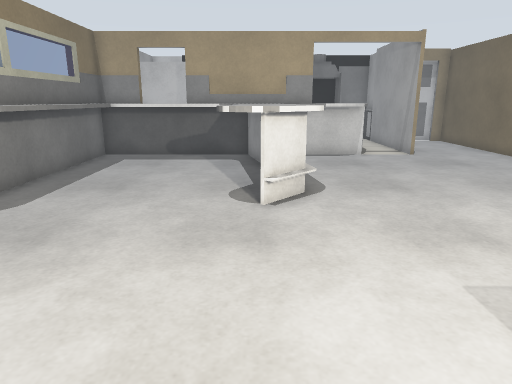
View 1 (above)

16 first-person views from a walk through a robot-simulator world made for Gazebo. The camera is 1.2 m above the floor, tilts 14° down and sees 70° across. The floor is counted in squares, 0.5 m on a side. Each view is taken from the middle of a square. On the plan, view 1 faces up. The plan holds only what a view shows up to about 20 squares ahead; the rest is blank. The place goes on beyond the plan. Some surface patterns are stand-ins.

View 2
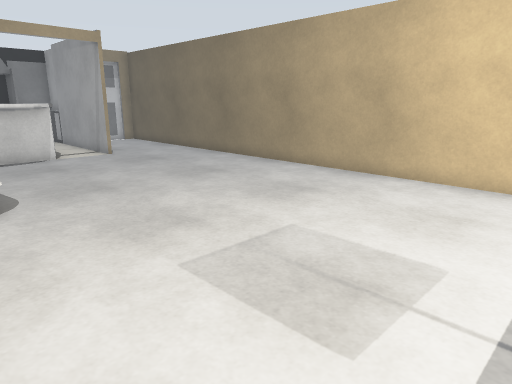

View 3
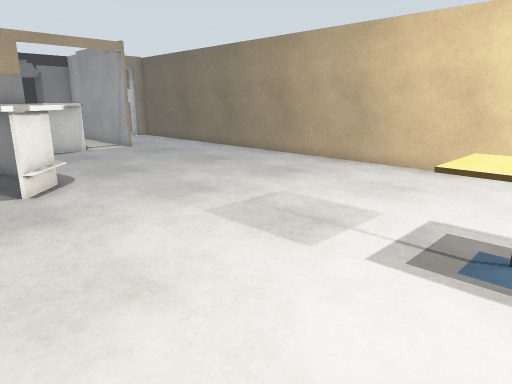

View 4
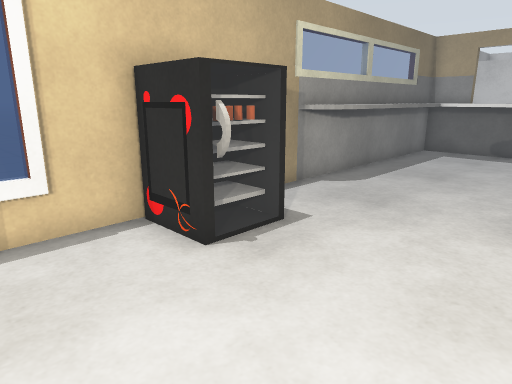

View 5
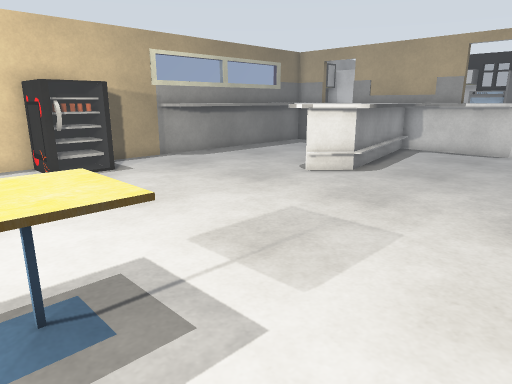

View 6
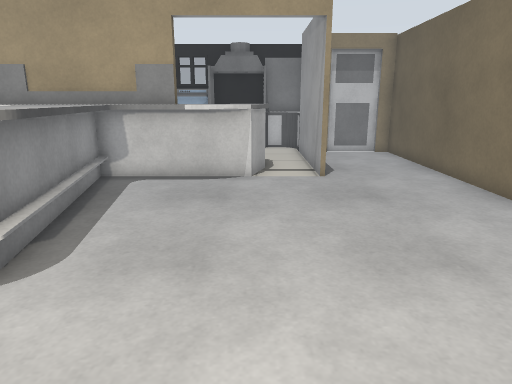

View 7
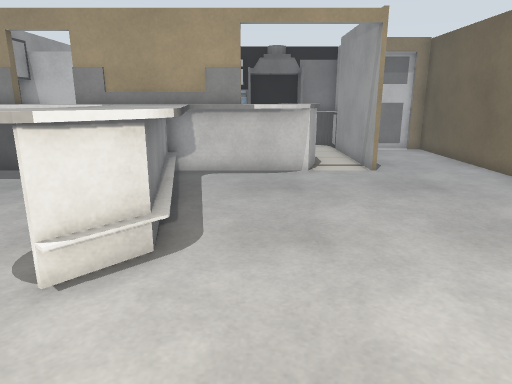

View 8
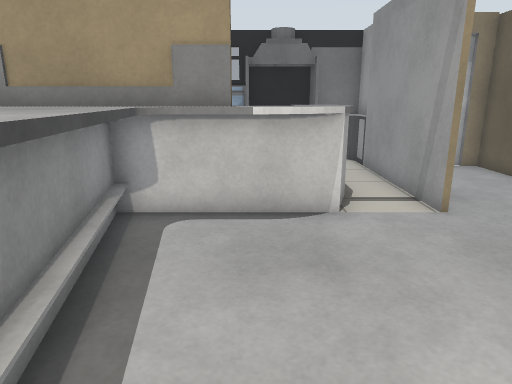

View 9
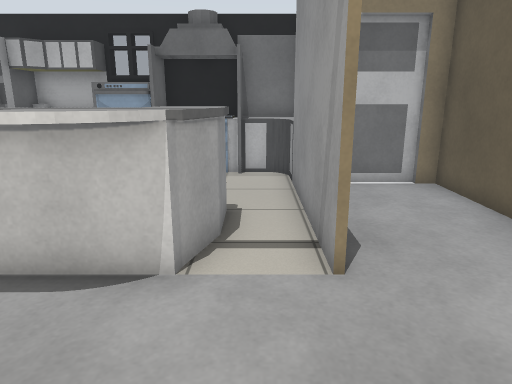

View 10
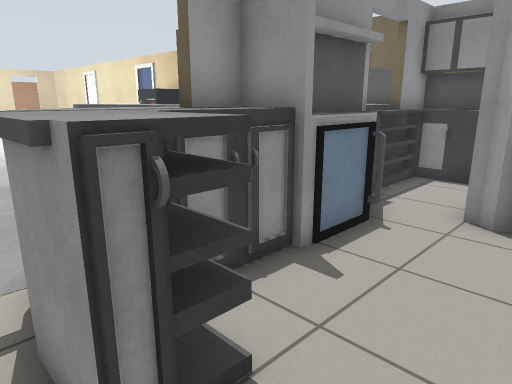

View 11
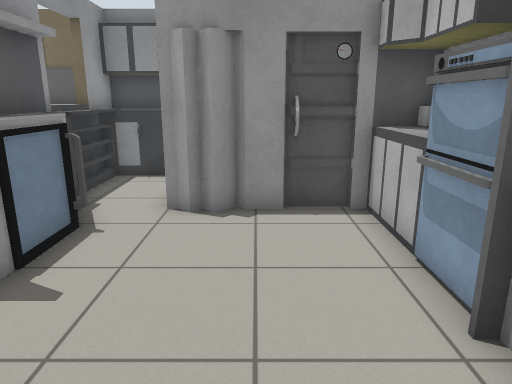

View 12
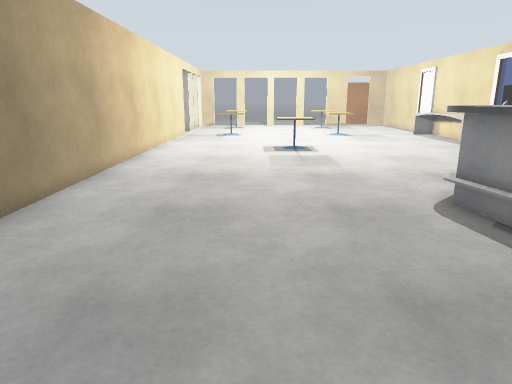

View 13
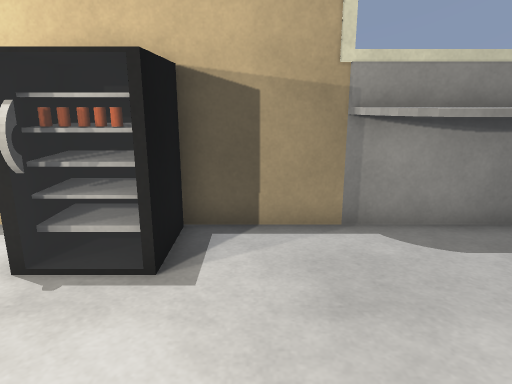

View 14
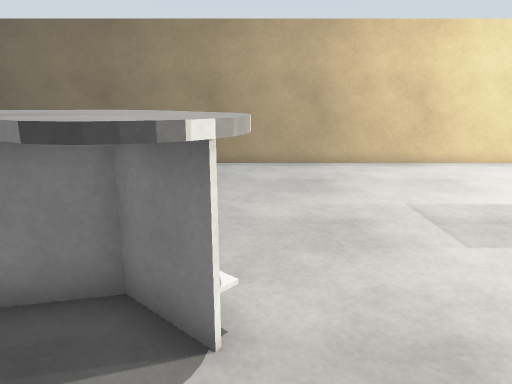

View 15
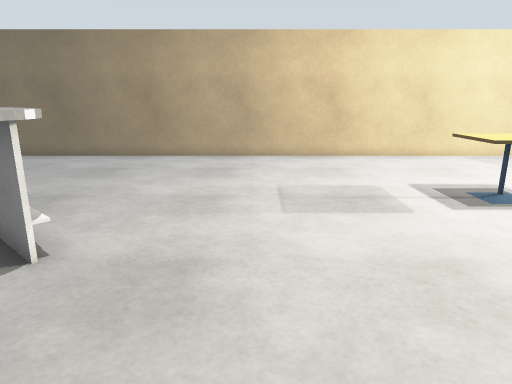

View 16
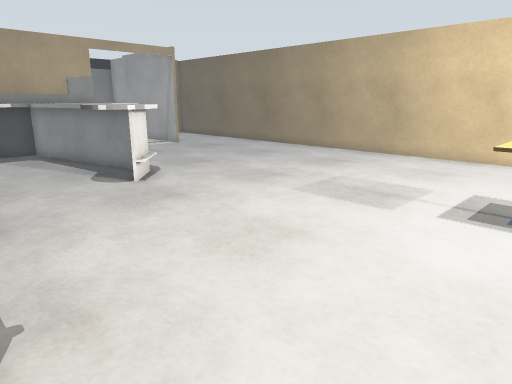

### Floor plan
Points are (right, up) in squares from view 1. A wall is a line through its corners. A room is listed if a view was taken in it or the views show most of it. See-through windows are left out.
Room 1 (views 1, 2, 3, 4, 5, 6, 7, 8, 9, 10, 11, 12, 13, 14, 15, 16)
walls: (1.6, 9.3) (0.4, 8); (1.6, 10.1) (1.6, 9.4) (1.4, 9.1); (-0.4, 10.7) (-0.9, 14.5); (1, 15.3) (1.8, 10); (3.2, 15.8) (1.5, 15.8); (-5.1, 3.5) (-5.1, 1.8); (3.9, 16) (3.3, 15.8); (4.3, 16.2) (3.8, 16); (-6.3, 7.1) (-6.7, 6.8); (4.9, 16.8) (-6.9, 16.8) (-6.9, -2.5); (5.1, 17.1) (4.6, 16.5) (4.1, 16.1); (-6.9, 3.6) (-4.7, 3.6) (-4.7, 1.5) (-6.9, 1.5); (7.1, 16.8) (7.1, 24); (-5.7, 14.9) (-5.7, 8) (-5.9, 7.6); (11.4, -2.5) (11.4, 22.7); (5.3, 20) (5.3, 18.3) (4.8, 16.7) (4.4, 16.3); (10.9, 22.9) (8.4, 22.9); (5.5, 25) (5.5, 24.2); (7.6, 25.9) (2.7, 25.9)
low walls: (1.2, 9.7) (-0.4, 16.8); (-1.4, 14.9) (-5.7, 14.9); (0.2, 16.8) (1.7, 9.4); (4.9, 17.1) (4.8, 16.7); (-0.1, 16.9) (1.3, 9.6) (0.1, 8.3); (6.6, 24.5) (4.9, 24.5)
ways out: opening at (5, 22) to room 2
objects: cafe table (3, -2) to (5, 0)
Room 2 (no view inside)
walls: (1.4, 18.3) (3.9, 18.3); (-1.8, 20.6) (-2, 20.3) (-2, 19.9); (4, 20) (5.3, 20); (-1, 18.5) (2.5, 18.5); (-2.3, 21.6) (-1.8, 21.1) (-2.1, 20.7); (2.7, 24.3) (0.7, 24.3); (2.7, 24.5) (-2.2, 24.5) (-2.2, 22.6); (0.6, 25) (-1.1, 25) (-1.6, 24.5); (-3.6, 20) (-7, 20); (2.4, 25.9) (-2, 25.9) (-2, 21.8); (-6.3, 20) (-6.3, 19); (-6.3, 18.9) (-6.3, 16.8); (-6.9, 18.8) (-6.9, 17.1)
low walls: (2.8, 18.5) (3.6, 18.5); (-5.9, 19) (-5.9, 17.4) (-3.1, 17.4) (-1.6, 18.1)
ways out: opening at (5, 22) to room 1

Where each view was taken, in squares from view 1:
view 1: 0 up, 0 right, facing up
view 2: 0 up, 0 right, facing up-right
view 3: 2 down, 2 left, facing up-right
view 4: 2 down, 0 right, facing up-left
view 5: 2 down, 8 right, facing up-left
view 6: 5 up, 5 right, facing up
view 7: 4 up, 3 right, facing up
view 8: 9 up, 3 right, facing up
view 9: 12 up, 6 right, facing up
view 10: 22 up, 6 right, facing down-left
view 11: 22 up, 6 right, facing left
view 12: 18 up, 6 right, facing down
view 13: 5 up, 0 right, facing left
view 14: 8 up, 3 left, facing right
view 15: 5 up, 5 left, facing right
view 16: 2 down, 5 left, facing up-right
